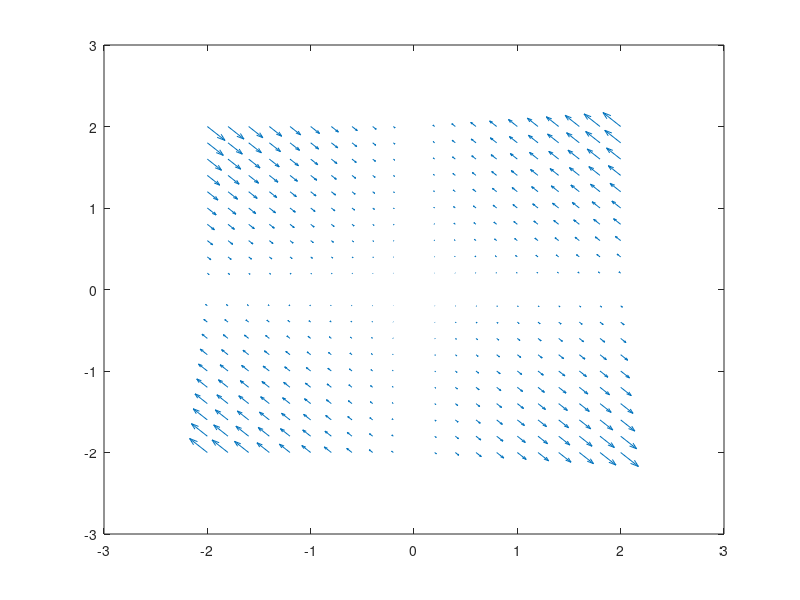

Source code (MATLAB): (Note: this script raises an error after producing the figure.)
%%%%%%% BENG 125 Final Project 2019 %%%%%%%%
%%%%%%% Team Members %%%%%%%
% Jose Zaragoza, Allen Le, Jacqueline Olness, Kokila Perera, and Linh N Le %
% Date: 5/2019 %

%% Description of project:
% To model the trends of meme popularity using models defined in 
%Wang, L., & Wood, B. C. (2011). An epidemiological approach to model the viral propagation of memes. 
%Applied Mathematical Modelling, 35(11), 5442-5447. doi:10.1016/j.apm.2011.04.035

% Pseudo-code
% Preparing the model:
% 1. Define differential equations with unknown/unfitted parameters
%    Susceptible population: dS/dt = -alpha*S*I
%    Infected population: dI/dt = (alpha - beta)*S*I + (beta*N - gamma -
%    beta*I)*I
%    Parameters to tune: alpha = transmission rate prop cnst, beta = reinfection
%    rate prop cnst, gamma = loss of interest prop cnst
%    Constants: N = total population
N = 3*10^1;
a = 5.78*10^-1; 
b = 3.91*10^-4;
g = 1.26*10^-2;

[s,i] = meshgrid(-2:0.2:2,-2:0.2:2);
ds = -a*s.*i;
di = (a-b)*s.*i+(b*N-g-b*i)*i;

figure
quiver(s,i,ds,di)
% 2. Linearize the system using Jacobian (as dI/dt is non-linear in terms of I while system is in 2D)
% 3. Find eigenvalues and eigenvectors in terms of tuning parameters, I* &
%    S*
% 4. Load experimental data specific to a meme:
%        - population of infected individuals over time
%
% ***LOOP***
% 5. Define fixed points for the system: E = (S*, I*)
%       For a meme dying out: FP is (Sbar,0) where Sbar is a func of S0 &
%       I0
%       For a meme persisting: FP is (0,N - gamma/beta)
% 6. Solve eigenvalues & vectors for the equilibrium condition, E
% 7. Form equations for S and I as a function of time (using eigenvalues & eigenvectors)
% 8. Use initial conditions to solve for constants 
%    (this will be the final model equation where unknown parameters have to be tuned)
%
% Running modelling: 
% 9. Carry out least squares fitting on model equation with the
%    experimental data
% ***END LOOP***
%
% 10. Plot the infection curve with final tuned parameters
%    (eg. I vs t, or we can modify I as needed to represent some "search term index")
%%%%%%%%%%%%%%%%%%%%%%

%%
clear all; 
clc;
close all; 
format long; 

%% Load experimental data


%% Defining Model

% Define initial tuning parameters
% N = 3e1; time = [0:1:1200]; a0 = 5.78e-1; b0 = 3.91e-4; g0 = 1.26e-2; % parameters are based on 'showdown' values
% N = 1e3; time = [0:1:1400]; a0 = 3.39e-3; b0 = 3.35e-3; g0 = 3.35; % parameters are based on 'O RLY' values
N = 2e2; time = [0:10:20000]; a0 = 1.62e-4; b0 = 1.52e-4; g0 = 3e-2; % parameters are based on 'blog' values

% Define initial conditions
syms alpha beta gamma C0 C1 t S I
t0 = 0; S0 = N - 1; I0 = N - S0;

% Define fixed point
I_f = N - gamma/beta; S_f = 0; % for a persisting meme
% I_f = 0; S_f = 100; % S_f = (gamma-beta*N)/(alpha-beta); % for a dying meme

% Defining Jacobian matrix at FP to obtain eigenvalues and eigenvectors from
J_E = [-1*alpha*I_f, -1*alpha*S_f;...
       (alpha - beta)*I_f, (alpha-beta)*S_f + beta*(N - gamma/beta - 2*I_f)];
   
% Get eigenvalues and eigenvectors
[vec,val] = eig(J_E);
lambda1 = val(1,1); lambda2 = val(2,2);

% Forming time-dependent equations: eqns = [S,I]
eqns = [S == C0*exp(lambda1*t)*vec(1,1) + C1*exp(lambda2*t)*vec(1,2),...
        I == C0*exp(lambda1*t)*vec(2,1) + C1*exp(lambda2*t)*vec(2,2)];

%% Run Model Fitting till least squares fit produces the best result

% Begin LOOP

% Applying tuning parameters
eqns = vpa(subs(eqns,[alpha,beta,gamma],[a0,b0,g0]));

% Apply initial conditions
eqns0 = subs(eqns,[S,I,t],[S0,I0,t0]);

%Solving for constants using initial conditions
[sol_C0, sol_C1] = solve(eqns0,[C0,C1]);
eqns = subs(eqns,[C0,C1],[sol_C0, sol_C1]);

% Obtain values for linear regression
tempS = subs(eqns(1),t,time);
tempI = subs(eqns(2),t,time);

for c = 1:length(time)
    S_final(c) = double(solve(tempS(c),S));
    I_final(c) = double(solve(tempI(c),I));
end

% Carry out least squares fit to change a0, b0, g0

% END LOOP when fitting is sufficient

%% Plot Results

figure(1);
plot(time,I_final);
title('Viral "blog"')
xlabel('days');
ylabel('Infected Population, I(t)');

figure(2);
plot(time,S_final);
title('Viral "blog"')
xlabel('days');
ylabel('Susceptible Population, S(t)');

